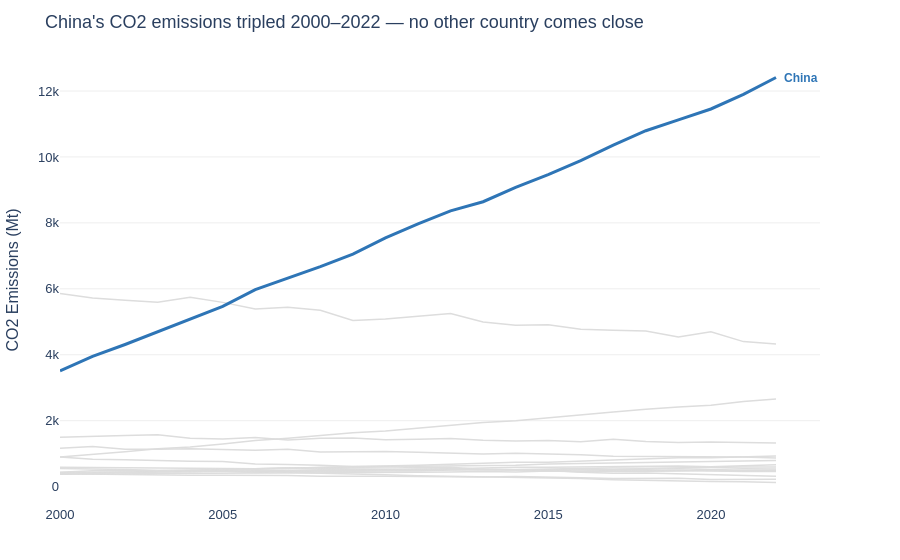

The code cell stored with this chart in its notebook:
### Code cell
# Let's apply the principles

highlight = 'China'

# Build colour map: highlight in blue, everything else grey
color_map = {c: '#2E75B6' if c == highlight else '#DDDDDD' for c in df['Country'].unique()}

fig = px.line(df, x='Year', y='CO2_Mt', color='Country',
              color_discrete_map=color_map,
              labels={'CO2_Mt': 'CO2 Emissions (Mt)', 'Year': ''})

fig.update_traces(
    line=dict(width=1.5),   # default: thin for context countries
    showlegend=False      # direct label replaces legend (Gestalt proximity)
)

# Override highlighted country: thicker line
fig.update_traces(
    line=dict(width=3),
    selector=dict(name=highlight)
)

# Direct label at end of highlighted line
last = df.loc[(df['Country'] == highlight) & (df['Year'] == df['Year'].max())]

fig.add_annotation(
    x=last['Year'].values[0], y=last['CO2_Mt'].values[0],
    text=f'<b>{highlight}</b>', showarrow=False,
    xanchor='left', xshift=6,
    font=dict(color='#2E75B6', size=12, family='Arial')
)

fig.update_layout(
    title="China's CO2 emissions tripled 2000–2022 — no other country comes close",
    plot_bgcolor='white', paper_bgcolor='white',
    font=dict(family='Arial', size=13),
    yaxis=dict(gridcolor='#EEEEEE', title='CO2 Emissions (Mt)'),
    xaxis=dict(showgrid=False, title=''),
    margin=dict(l=60, r=80, t=55, b=40)
)

fig.show()

### Figure 1 — Plotly figure (JSON) as saved in the notebook; plotly's stock layout.template omitted (floating-point values rounded to 4 significant figures)
{"data": [{"hovertemplate": "Country=United States<br>=%{x}<br>CO2 Emissions (Mt)=%{y}<extra></extra>", "legendgroup": "United States", "line": {"color": "#DDDDDD", "dash": "solid", "width": 1.5}, "marker": {"symbol": "circle"}, "mode": "lines", "name": "United States", "orientation": "v", "showlegend": false, "type": "scatter", "x": [2000, 2001, 2002, 2003, 2004, 2005, 2006, 2007, 2008, 2009, 2010, 2011, 2012, 2013, 2014, 2015, 2016, 2017, 2018, 2019, 2020, 2021, 2022], "xaxis": "x", "y": [5858.0, 5724.0, 5653.0, 5593.0, 5743.0, 5589.0, 5386.0, 5443.0, 5348.0, 5038.0, 5082.0, 5176.0, 5250.0, 4994.0, 4897.0, 4913.0, 4770.0, 4746.0, 4718.0, 4537.0, 4695.0, 4398.0, 4326.0], "yaxis": "y"}, {"hovertemplate": "Country=China<br>=%{x}<br>CO2 Emissions (Mt)=%{y}<extra></extra>", "legendgroup": "China", "line": {"color": "#2E75B6", "dash": "solid", "width": 3}, "marker": {"symbol": "circle"}, "mode": "lines", "name": "China", "orientation": "v", "showlegend": false, "type": "scatter", "x": [2000, 2001, 2002, 2003, 2004, 2005, 2006, 2007, 2008, 2009, 2010, 2011, 2012, 2013, 2014, 2015, 2016, 2017, 2018, 2019, 2020, 2021, 2022], "xaxis": "x", "y": [3514.0, 3952.0, 4312.0, 4692.0, 5079.0, 5468.0, 5974.0, 6323.0, 6673.0, 7053.0, 7543.0, 7972.0, 8365.0, 8641.0, 9078.0, 9466.0, 9887.0, 10360.0, 10790.0, 11130.0, 11450.0, 11900.0, 12410.0], "yaxis": "y"}, {"hovertemplate": "Country=India<br>=%{x}<br>CO2 Emissions (Mt)=%{y}<extra></extra>", "legendgroup": "India", "line": {"color": "#DDDDDD", "dash": "solid", "width": 1.5}, "marker": {"symbol": "circle"}, "mode": "lines", "name": "India", "orientation": "v", "showlegend": false, "type": "scatter", "x": [2000, 2001, 2002, 2003, 2004, 2005, 2006, 2007, 2008, 2009, 2010, 2011, 2012, 2013, 2014, 2015, 2016, 2017, 2018, 2019, 2020, 2021, 2022], "xaxis": "x", "y": [901.6, 974.6, 1056.0, 1146.0, 1205.0, 1291.0, 1396.0, 1466.0, 1542.0, 1637.0, 1687.0, 1774.0, 1865.0, 1945.0, 1994.0, 2092.0, 2177.0, 2267.0, 2345.0, 2419.0, 2466.0, 2580.0, 2661.0], "yaxis": "y"}, {"hovertemplate": "Country=Germany<br>=%{x}<br>CO2 Emissions (Mt)=%{y}<extra></extra>", "legendgroup": "Germany", "line": {"color": "#DDDDDD", "dash": "solid", "width": 1.5}, "marker": {"symbol": "circle"}, "mode": "lines", "name": "Germany", "orientation": "v", "showlegend": false, "type": "scatter", "x": [2000, 2001, 2002, 2003, 2004, 2005, 2006, 2007, 2008, 2009, 2010, 2011, 2012, 2013, 2014, 2015, 2016, 2017, 2018, 2019, 2020, 2021, 2022], "xaxis": "x", "y": [902.4, 831.7, 815.2, 804.7, 772.9, 759.1, 685.9, 668.0, 650.3, 608.3, 611.2, 569.2, 586.7, 521.5, 504.5, 499.0, 438.8, 407.4, 413.2, 389.5, 373.4, 344.0, 315.1], "yaxis": "y"}, {"hovertemplate": "Country=United Kingdom<br>=%{x}<br>CO2 Emissions (Mt)=%{y}<extra></extra>", "legendgroup": "United Kingdom", "line": {"color": "#DDDDDD", "dash": "solid", "width": 1.5}, "marker": {"symbol": "circle"}, "mode": "lines", "name": "United Kingdom", "orientation": "v", "showlegend": false, "type": "scatter", "x": [2000, 2001, 2002, 2003, 2004, 2005, 2006, 2007, 2008, 2009, 2010, 2011, 2012, 2013, 2014, 2015, 2016, 2017, 2018, 2019, 2020, 2021, 2022], "xaxis": "x", "y": [552.4, 542.6, 523.3, 492.0, 500.9, 465.3, 429.1, 428.8, 410.8, 384.6, 357.3, 331.6, 319.1, 303.8, 280.1, 276.3, 247.0, 210.4, 188.0, 185.4, 157.5, 148.0, 125.3], "yaxis": "y"}, {"hovertemplate": "Country=France<br>=%{x}<br>CO2 Emissions (Mt)=%{y}<extra></extra>", "legendgroup": "France", "line": {"color": "#DDDDDD", "dash": "solid", "width": 1.5}, "marker": {"symbol": "circle"}, "mode": "lines", "name": "France", "orientation": "v", "showlegend": false, "type": "scatter", "x": [2000, 2001, 2002, 2003, 2004, 2005, 2006, 2007, 2008, 2009, 2010, 2011, 2012, 2013, 2014, 2015, 2016, 2017, 2018, 2019, 2020, 2021, 2022], "xaxis": "x", "y": [389.4, 375.4, 362.2, 367.7, 348.3, 343.1, 343.2, 334.5, 317.1, 326.4, 318.2, 306.0, 298.0, 290.0, 308.1, 277.4, 267.1, 248.0, 244.2, 256.1, 215.4, 218.3, 222.5], "yaxis": "y"}, {"hovertemplate": "Country=Brazil<br>=%{x}<br>CO2 Emissions (Mt)=%{y}<extra></extra>", "legendgroup": "Brazil", "line": {"color": "#DDDDDD", "dash": "solid", "width": 1.5}, "marker": {"symbol": "circle"}, "mode": "lines", "name": "Brazil", "orientation": "v", "showlegend": false, "type": "scatter", "x": [2000, 2001, 2002, 2003, 2004, 2005, 2006, 2007, 2008, 2009, 2010, 2011, 2012, 2013, 2014, 2015, 2016, 2017, 2018, 2019, 2020, 2021, 2022], "xaxis": "x", "y": [423.8, 445.8, 450.4, 454.4, 452.6, 481.6, 483.2, 499.0, 514.3, 527.4, 525.9, 534.4, 539.2, 567.9, 588.3, 588.9, 600.9, 593.9, 613.8, 626.7, 602.1, 631.2, 664.0], "yaxis": "y"}, {"hovertemplate": "Country=Japan<br>=%{x}<br>CO2 Emissions (Mt)=%{y}<extra></extra>", "legendgroup": "Japan", "line": {"color": "#DDDDDD", "dash": "solid", "width": 1.5}, "marker": {"symbol": "circle"}, "mode": "lines", "name": "Japan", "orientation": "v", "showlegend": false, "type": "scatter", "x": [2000, 2001, 2002, 2003, 2004, 2005, 2006, 2007, 2008, 2009, 2010, 2011, 2012, 2013, 2014, 2015, 2016, 2017, 2018, 2019, 2020, 2021, 2022], "xaxis": "x", "y": [1166.0, 1220.0, 1136.0, 1131.0, 1151.0, 1127.0, 1101.0, 1133.0, 1050.0, 1061.0, 1064.0, 1042.0, 1005.0, 990.9, 1010.0, 996.6, 967.4, 925.1, 916.6, 914.5, 902.8, 898.1, 865.1], "yaxis": "y"}, {"hovertemplate": "Country=Canada<br>=%{x}<br>CO2 Emissions (Mt)=%{y}<extra></extra>", "legendgroup": "Canada", "line": {"color": "#DDDDDD", "dash": "solid", "width": 1.5}, "marker": {"symbol": "circle"}, "mode": "lines", "name": "Canada", "orientation": "v", "showlegend": false, "type": "scatter", "x": [2000, 2001, 2002, 2003, 2004, 2005, 2006, 2007, 2008, 2009, 2010, 2011, 2012, 2013, 2014, 2015, 2016, 2017, 2018, 2019, 2020, 2021, 2022], "xaxis": "x", "y": [589.6, 584.4, 585.1, 565.2, 563.8, 553.5, 540.5, 569.3, 553.4, 544.2, 529.9, 514.6, 531.3, 513.3, 514.8, 498.5, 502.8, 489.1, 484.5, 487.7, 463.2, 458.7, 461.7], "yaxis": "y"}, {"hovertemplate": "Country=Australia<br>=%{x}<br>CO2 Emissions (Mt)=%{y}<extra></extra>", "legendgroup": "Australia", "line": {"color": "#DDDDDD", "dash": "solid", "width": 1.5}, "marker": {"symbol": "circle"}, "mode": "lines", "name": "Australia", "orientation": "v", "showlegend": false, "type": "scatter", "x": [2000, 2001, 2002, 2003, 2004, 2005, 2006, 2007, 2008, 2009, 2010, 2011, 2012, 2013, 2014, 2015, 2016, 2017, 2018, 2019, 2020, 2021, 2022], "xaxis": "x", "y": [378.4, 391.5, 388.8, 394.9, 397.8, 407.5, 403.7, 414.2, 423.1, 426.7, 430.1, 435.2, 443.8, 461.4, 444.2, 471.6, 453.9, 448.9, 466.0, 477.6, 494.3, 478.2, 493.7], "yaxis": "y"}, {"hovertemplate": "Country=South Korea<br>=%{x}<br>CO2 Emissions (Mt)=%{y}<extra></extra>", "legendgroup": "South Korea", "line": {"color": "#DDDDDD", "dash": "solid", "width": 1.5}, "marker": {"symbol": "circle"}, "mode": "lines", "name": "South Korea", "orientation": "v", "showlegend": false, "type": "scatter", "x": [2000, 2001, 2002, 2003, 2004, 2005, 2006, 2007, 2008, 2009, 2010, 2011, 2012, 2013, 2014, 2015, 2016, 2017, 2018, 2019, 2020, 2021, 2022], "xaxis": "x", "y": [438.1, 481.5, 490.6, 490.8, 494.6, 537.2, 539.0, 566.1, 570.0, 585.4, 595.9, 620.6, 631.1, 649.6, 646.2, 686.5, 704.0, 706.0, 738.5, 750.8, 755.8, 777.3, 789.5], "yaxis": "y"}, {"hovertemplate": "Country=Russia<br>=%{x}<br>CO2 Emissions (Mt)=%{y}<extra></extra>", "legendgroup": "Russia", "line": {"color": "#DDDDDD", "dash": "solid", "width": 1.5}, "marker": {"symbol": "circle"}, "mode": "lines", "name": "Russia", "orientation": "v", "showlegend": false, "type": "scatter", "x": [2000, 2001, 2002, 2003, 2004, 2005, 2006, 2007, 2008, 2009, 2010, 2011, 2012, 2013, 2014, 2015, 2016, 2017, 2018, 2019, 2020, 2021, 2022], "xaxis": "x", "y": [1496.0, 1532.0, 1552.0, 1570.0, 1467.0, 1447.0, 1488.0, 1416.0, 1467.0, 1471.0, 1421.0, 1438.0, 1460.0, 1404.0, 1385.0, 1397.0, 1358.0, 1441.0, 1371.0, 1338.0, 1357.0, 1336.0, 1323.0], "yaxis": "y"}, {"hovertemplate": "Country=South Africa<br>=%{x}<br>CO2 Emissions (Mt)=%{y}<extra></extra>", "legendgroup": "South Africa", "line": {"color": "#DDDDDD", "dash": "solid", "width": 1.5}, "marker": {"symbol": "circle"}, "mode": "lines", "name": "South Africa", "orientation": "v", "showlegend": false, "type": "scatter", "x": [2000, 2001, 2002, 2003, 2004, 2005, 2006, 2007, 2008, 2009, 2010, 2011, 2012, 2013, 2014, 2015, 2016, 2017, 2018, 2019, 2020, 2021, 2022], "xaxis": "x", "y": [425.4, 430.0, 427.0, 456.8, 455.0, 457.7, 458.9, 456.8, 463.5, 462.8, 474.4, 475.7, 504.5, 502.6, 500.7, 497.6, 501.1, 513.4, 528.0, 541.4, 518.0, 539.8, 534.4], "yaxis": "y"}, {"hovertemplate": "Country=Mexico<br>=%{x}<br>CO2 Emissions (Mt)=%{y}<extra></extra>", "legendgroup": "Mexico", "line": {"color": "#DDDDDD", "dash": "solid", "width": 1.5}, "marker": {"symbol": "circle"}, "mode": "lines", "name": "Mexico", "orientation": "v", "showlegend": false, "type": "scatter", "x": [2000, 2001, 2002, 2003, 2004, 2005, 2006, 2007, 2008, 2009, 2010, 2011, 2012, 2013, 2014, 2015, 2016, 2017, 2018, 2019, 2020, 2021, 2022], "xaxis": "x", "y": [415.9, 428.4, 429.0, 442.0, 444.4, 455.2, 474.3, 476.8, 490.3, 486.4, 504.8, 494.3, 516.4, 529.4, 518.0, 534.5, 548.4, 564.5, 559.2, 576.5, 592.1, 592.8, 594.3], "yaxis": "y"}, {"hovertemplate": "Country=Indonesia<br>=%{x}<br>CO2 Emissions (Mt)=%{y}<extra></extra>", "legendgroup": "Indonesia", "line": {"color": "#DDDDDD", "dash": "solid", "width": 1.5}, "marker": {"symbol": "circle"}, "mode": "lines", "name": "Indonesia", "orientation": "v", "showlegend": false, "type": "scatter", "x": [2000, 2001, 2002, 2003, 2004, 2005, 2006, 2007, 2008, 2009, 2010, 2011, 2012, 2013, 2014, 2015, 2016, 2017, 2018, 2019, 2020, 2021, 2022], "xaxis": "x", "y": [382.8, 400.4, 430.7, 453.8, 482.6, 501.9, 533.0, 551.8, 586.6, 602.5, 614.5, 647.3, 680.1, 717.7, 736.3, 738.2, 768.8, 813.7, 834.8, 872.3, 876.5, 898.5, 930.5], "yaxis": "y"}], "layout": {"annotations": [{"font": {"color": "#2E75B6", "family": "Arial", "size": 12}, "showarrow": false, "text": "<b>China</b>", "x": 2022, "xanchor": "left", "xshift": 6, "y": 12410.0}], "font": {"family": "Arial", "size": 13}, "legend": {"title": {"text": "Country"}, "tracegroupgap": 0}, "margin": {"b": 40, "l": 60, "r": 80, "t": 55}, "paper_bgcolor": "white", "plot_bgcolor": "white", "title": {"text": "China's CO2 emissions tripled 2000–2022 — no other country comes close"}, "xaxis": {"anchor": "y", "domain": [0, 1], "showgrid": false, "title": {"text": ""}}, "yaxis": {"anchor": "x", "domain": [0, 1], "gridcolor": "#EEEEEE", "title": {"text": "CO2 Emissions (Mt)"}}}}
